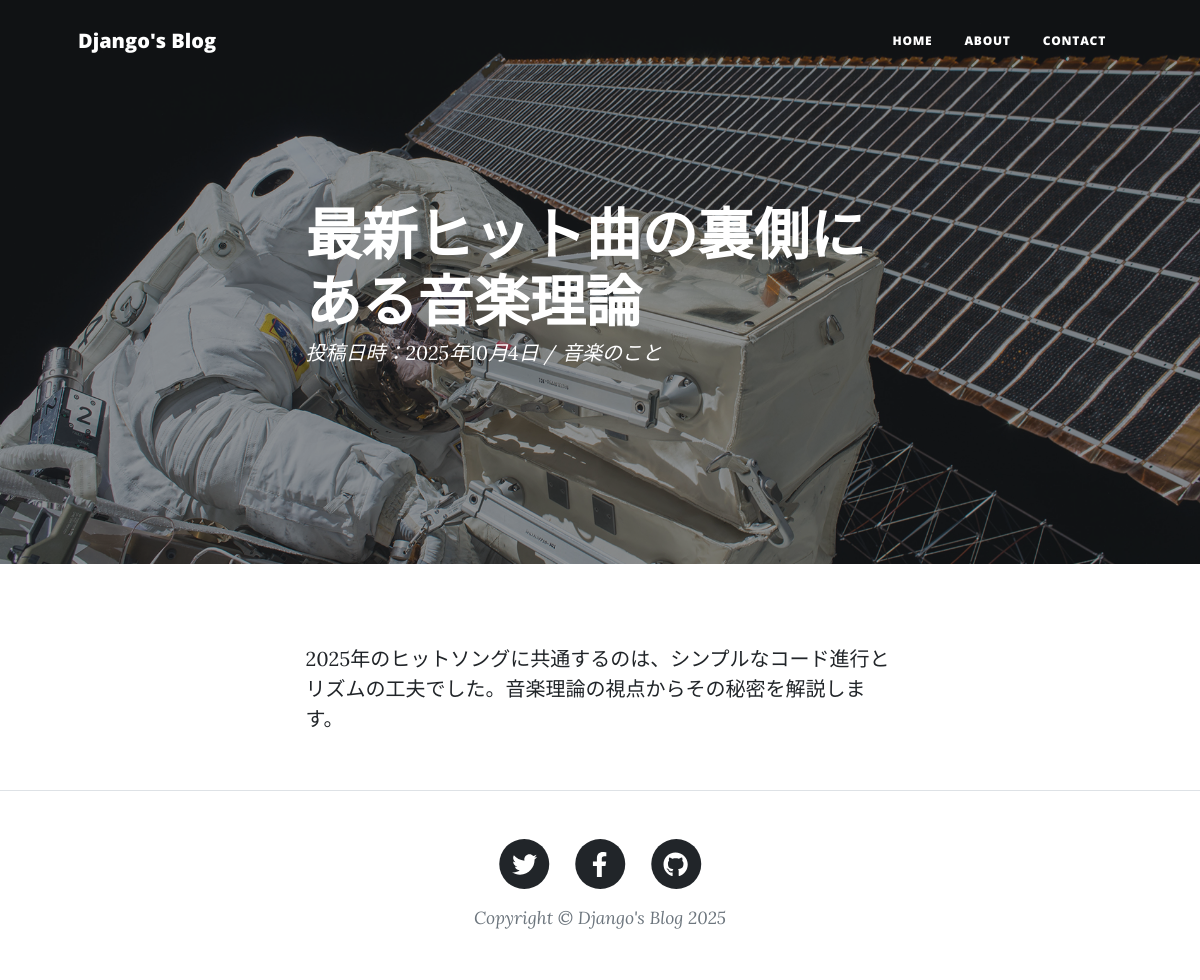
The page /seisaku/post/6/ on the database its author committed.
### seisaku/models.py (models this page shows, shortened)
class BlogPost(models.Model):
    CATEGORY = (
        ('science', '科学のこと'),
        ('dailylife', '日常のこと'),
        ('music', '音楽のこと'),
    )
    title = models.CharField(verbose_name='タイトル', max_length=200)
    content = models.TextField(verbose_name='本文')
    posted_at = models.DateTimeField(verbose_name='投稿日時', auto_now_add=True)
    category = models.CharField(verbose_name='カテゴリ', max_length=50, choices=CATEGORY)

### seisaku/views.py (the view)
# urls.py: path('post/<int:pk>/', views.PostView.as_view(), name='post'),
class PostView(DetailView):
    model = BlogPost
    template_name = "seisaku/post.html"
    context_object_name = "post"

### seisaku/templates/seisaku/post.html (shortened to what this page needs)
{% extends "seisaku/base.html" %}
{% load static %}
        {% block header %}
        <header class="masthead" style="background-image: url('{% static "assets/img/post-bg.jpg" %}')">
            <div class="container position-relative px-4 px-lg-5">
                <div class="row gx-4 gx-lg-5 justify-content-center">
                    <div class="col-md-10 col-lg-8 col-xl-7">
                        <div class="post-heading">
                            <h1>{{ post.title }}</h1>
                            <span class="meta">
                                投稿日時：{{ post.posted_at|date:"Y年n月j日" }}
                                {% if post.category %} / {{ post.get_category_display }}{% endif %}
                            </span>
                        </div>
                    </div>
                </div>
            </div>
        </header>
        {% endblock %}
        {% block contents %}
        <article class="mb-4">
            <div class="container px-4 px-lg-5">
                <div class="row gx-4 gx-lg-5 justify-content-center">
                    <div class="col-md-10 col-lg-8 col-xl-7">
                        <p>{{ post.content|linebreaks }}</p>
                    </div>
                </div>
            </div>
        </article>
        {% endblock %}

### rows shown on the page
BlogPost: title "最新ヒット曲の裏側にある音楽理論", posted_at "2025年10月4日", category "音楽のこと", content "2025年のヒットソングに共通するのは、シンプルなコード進行とリズムの工夫でした。音楽理論の視点からその秘密を解説します。"
